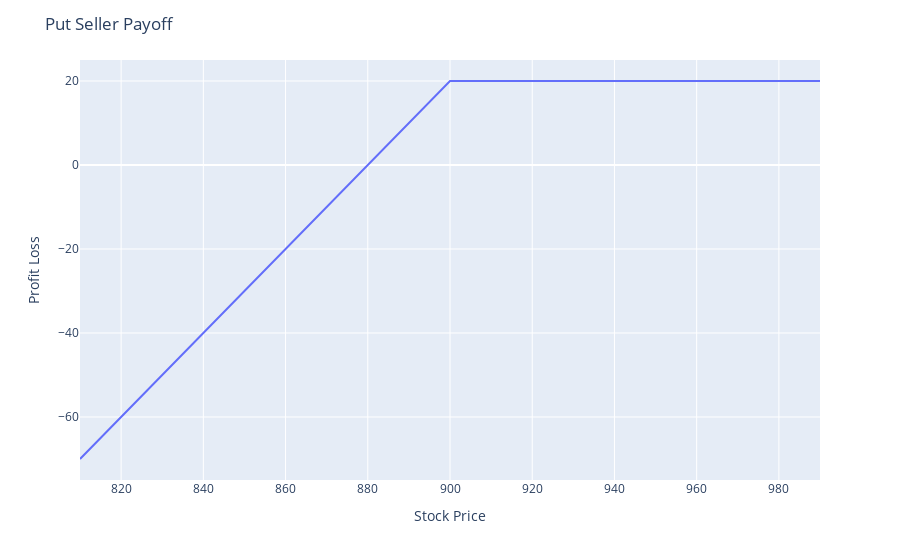

The cell this chart's notebook holds for it:
### Markdown cell above
## Put Option Seller Payoff

### Code cell
seller_payoff = payoff(sT, strike_price, cost) * -1.0

fig = px.line(x = sT, y= seller_payoff)
fig.update_layout(title='Put Seller Payoff', xaxis_title = 'Stock Price', yaxis_title='Profit Loss')
fig.show()

### Figure 1 — Plotly figure (JSON) as saved in the notebook; plotly's stock layout.template omitted (floating-point values rounded to 4 significant figures; data arrays with more than 128 entries replaced by an {"elided": "..."} marker saying what was removed)
{"data": [{"hovertemplate": "x=%{x}<br>y=%{y}<extra></extra>", "legendgroup": "", "line": {"color": "#636efa", "dash": "solid"}, "marker": {"symbol": "circle"}, "mode": "lines", "name": "", "orientation": "v", "showlegend": false, "type": "scatter", "x": {"elided": "181 int values"}, "xaxis": "x", "y": {"elided": "181 int values"}, "yaxis": "y"}], "layout": {"legend": {"tracegroupgap": 0}, "margin": {"t": 60}, "title": {"text": "Put Seller Payoff"}, "xaxis": {"anchor": "y", "domain": [0, 1], "title": {"text": "Stock Price"}}, "yaxis": {"anchor": "x", "domain": [0, 1], "title": {"text": "Profit Loss"}}}}
